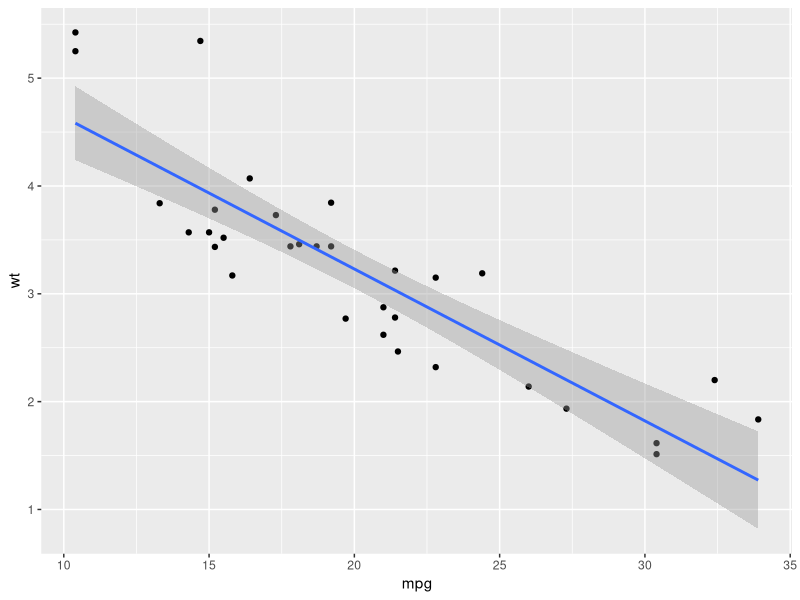
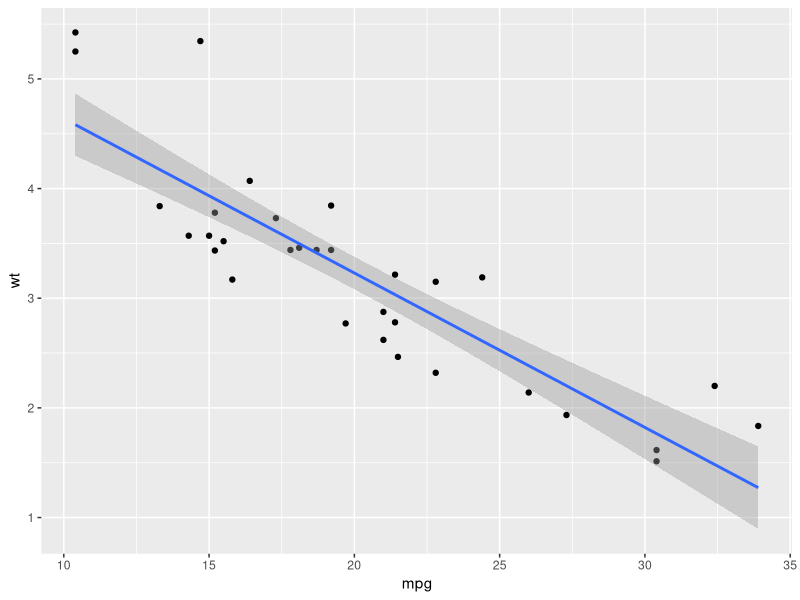
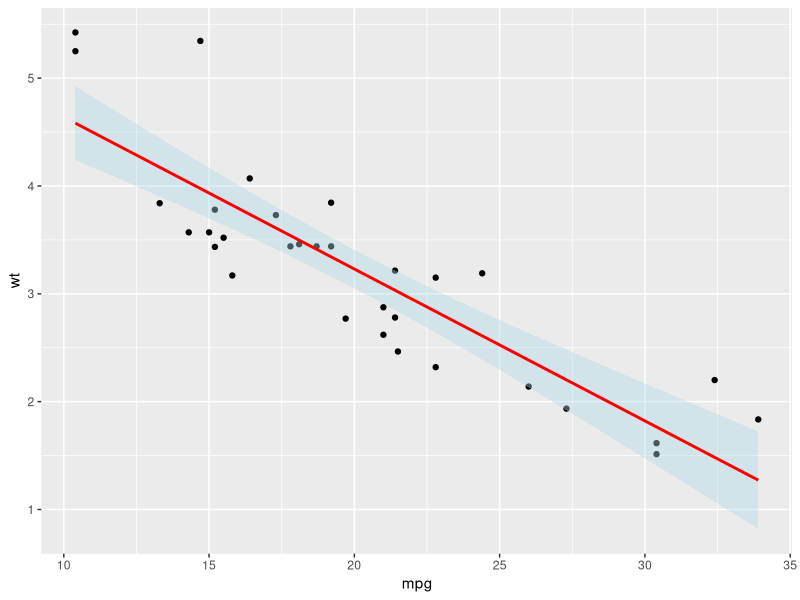

These figures' R source, in order:
# Example 1: Add Confidence Interval Lines in ggplot2
library("ggplot2")

# create scatterplot with confidence bands
ggplot(data=mtcars, aes(x=mpg, y=wt)) +
  geom_point() +
  geom_smooth(method = lm)

# Example 2: Modify Level of Confidence Interval
library("ggplot2")

# create scatterplot with 90% confidence bands
ggplot(data = mtcars, aes(x=mpg, y=wt)) +
  geom_point() +
  geom_smooth(method = lm, level=0.90)

# Example 3: Modify Appearance of Confidence Interval Lines
library("ggplot2")

# create scatterplot with custom confidence interval lines
ggplot(data=mtcars, aes(x=mpg, y=wt)) +
  geom_point() + 
  geom_smooth(method = lm, color="red", fill="lightblue")
